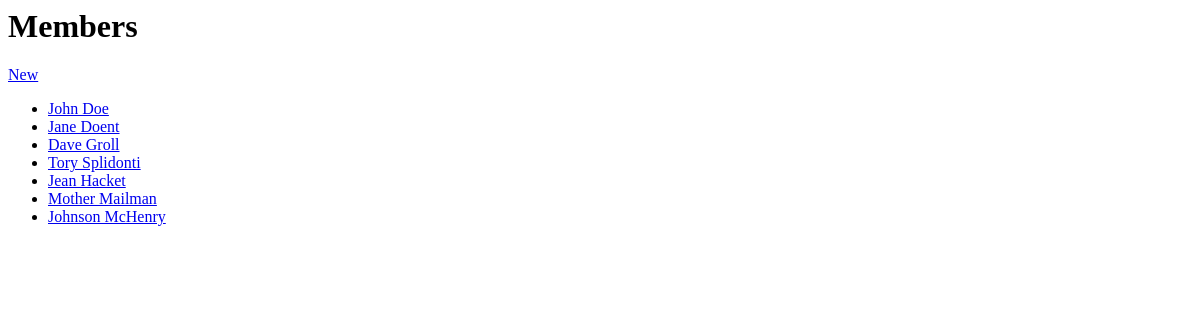
Before: /member/list/ with the older database file.
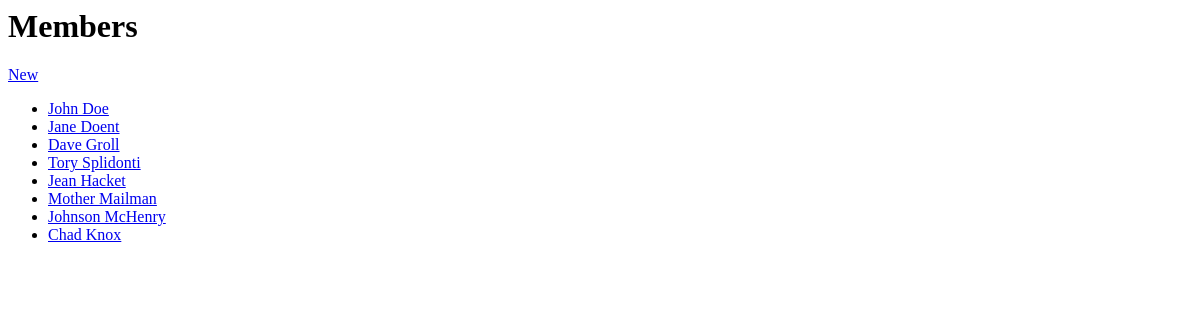
After: the same page with the newer database file.
### bookings/models.py (models this page shows, shortened)
class Person(models.Model):
    objects = PersonManager()
    first_name = models.CharField(max_length=25)
    last_name = models.CharField(max_length=25)
    def full_name(self):
        return self.first_name + ' ' + self.last_name
    class Meta:
        abstract = True
        unique_together = (('first_name', 'last_name'),)

class Member(Person):
    def __str__(self):
        return self.full_name()
    def get_absolute_url(self):
        return reverse('member_detail', kwargs={'pk': self.pk})

### bookings/member_views.py (the view)
class MemberListView(ListView):
    model = Member
    context_object_name = 'member_list'

### bookings/templates/bookings/member_list.html
<h1>Members</h1>
<a href="{% url 'member_new' %}">New</a>
<ul>
    {% for member in member_list %}
    <li>
        <a href="{% url 'member_detail' pk=member.pk %}">
        {{ member.full_name }}
        </a>
    </li>
    {% endfor %}
</ul>

Changed rows visible on the page:
added Member: full_name "Chad Knox"
